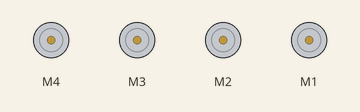
This sketch was run on a simulated Arduino Uno, built with avr-gcc and run on an emulated ATmega328P. On the bench: 4 × DC motor (green arrow = forward, orange = backward, longer = faster).

Above: at 10.7 s.
Timing chart, 0 to 14.6 s (numbered marks = the images above):
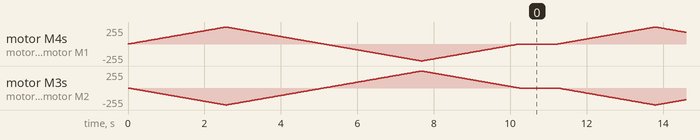

The sketch:

ForwardBackwardMotor_sketch_jun23a.ino
```cpp
#include <AFMotor.h>

AF_DCMotor motor4(4);
AF_DCMotor motor3(3);
AF_DCMotor motor2(2);
AF_DCMotor motor1(1);

void setup()
{
	//Set initial speed of the motor & stop
	motor4.setSpeed(200);
  motor3.setSpeed(200);
	motor2.setSpeed(200);
	motor1.setSpeed(200);

	motor4.run(RELEASE);
  motor3.run(RELEASE);
  motor2.run(RELEASE);
  motor1.run(RELEASE);
}

void loop()
{
	uint8_t i;

	// Turn on motor
	motor4.run(FORWARD);
	motor3.run(BACKWARD);
	motor2.run(BACKWARD);
	motor1.run(FORWARD);

	// Accelerate from zero to maximum speed
	for (i=0; i<255; i++)
	{
		motor4.setSpeed(i);
    motor3.setSpeed(i);
		motor2.setSpeed(i);
		motor1.setSpeed(i);

		delay(10);
	}

	// Decelerate from maximum speed to zero
	for (i=255; i!=0; i--)
	{
    motor4.setSpeed(i);
    motor3.setSpeed(i);
		motor2.setSpeed(i);
		motor1.setSpeed(i);

    delay(10);
	}

	// Now change motor direction
	motor4.run(BACKWARD);
  motor3.run(FORWARD);
  motor2.run(FORWARD);
  motor1.run(BACKWARD);

	// Accelerate from zero to maximum speed
	for (i=0; i<255; i++)
	{
		motor4.setSpeed(i);
    motor3.setSpeed(i);
		motor2.setSpeed(i);
		motor1.setSpeed(i);
		delay(10);
	}

	// Decelerate from maximum speed to zero
	for (i=255; i!=0; i--)
	{
		motor4.setSpeed(i);
    motor3.setSpeed(i);
		motor2.setSpeed(i);
		motor1.setSpeed(i);

		delay(10);
	}

	// Now turn off motor
	motor4.setSpeed(i);
  motor3.setSpeed(i);
  motor2.setSpeed(i);
  motor1.setSpeed(i);

	delay(1000);
}
```
